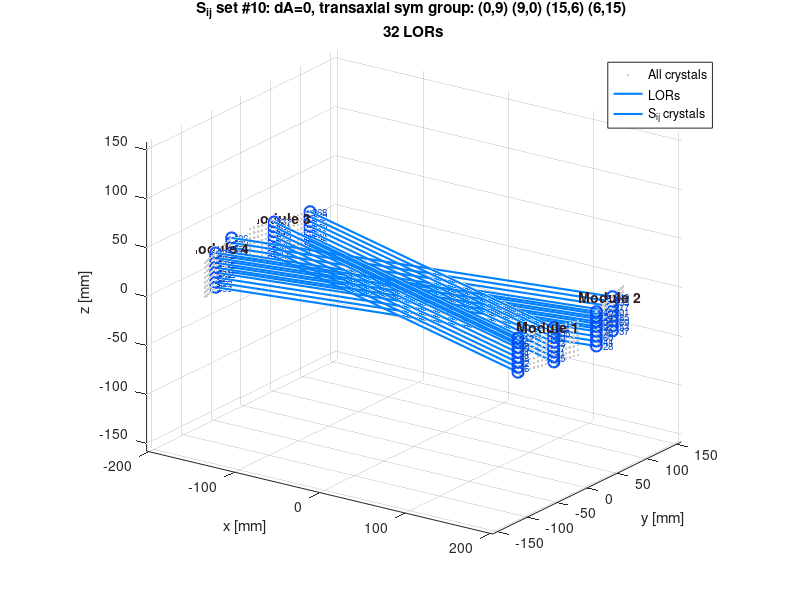

MATLAB code for this plot:
% %function [setOfEquivalentLORs] = createSetOfEquivalentLORs()
% clc; clear;
% 
% % Geometry parameters
% modules = 4;
% axCount = 8;
% transCount = 16;
% crystalsPerModule = axCount * transCount;
% N = modules * crystalsPerModule;
% 
% % Index mapping utility
% toID = @(m,a,t) (m-1)*crystalsPerModule + a*transCount + t;
% mirrorT = @(t) transCount-1-t;
% 
% % --- Compute crystal positions for plotting ---
% R_ring = 200; % mm
% moduleAnglesDeg = [-60, 60, 120, 240];
% pitchT = 5.0; pitchA = 5.0;
% halfT = (transCount-1)/2;
% halfA = (axCount-1)/2;
% pos = zeros(N,3);
% modIdx = zeros(N,1); axIdx = zeros(N,1); trIdx = zeros(N,1);
% for m = 1:modules
%     phi = deg2rad(moduleAnglesDeg(m));
%     cen = [R_ring*cos(phi), R_ring*sin(phi), 0];
%     tHat = [-sin(phi), cos(phi), 0];
%     for a = 0:axCount-1
%         z = (a - halfA) * pitchA;
%         for t = 0:transCount-1
%             xyt = cen + tHat * ((t - halfT)*pitchT);
%             id = toID(m,a,t);
%             pos(id+1,:) = [xyt(1), xyt(2), z];
%             modIdx(id+1) = m;
%             axIdx(id+1) = a;
%             trIdx(id+1) = t;
%         end
%     end
% end
% 
% % --- Build S_ij sets using full 8-LOR symmetry ---
% Sij_cell = {}; Sij_keys = {};
% 
% % --- Build S_ij sets (brute-force left->right pairs, canonicalized) ---
% % Left modules: 1 and 2. Right modules: 3 and 4.
% leftIDs  = find(modIdx==1 | modIdx==2) - 1;   % zero-based
% rightIDs = find(modIdx==3 | modIdx==4) - 1;   % zero-based
% 
% % Map from canonical geometry key -> list of [i j] pairs (zero-based IDs)
% S_map = containers.Map('KeyType','char','ValueType','any');
% 
% for ii = 1:numel(leftIDs)
%     i = leftIDs(ii);
%     ai = axIdx(i+1); ti = trIdx(i+1);
%     for jj = 1:numel(rightIDs)
%         j = rightIDs(jj);
%         aj = axIdx(j+1); tj = trIdx(j+1);
% 
%         % Mirror the right-module trans index to align local frames
%         tj_m = mirrorT(tj);
% 
%         % Relative displacement in the aligned frame (right minus left)
%         dT = tj_m - ti;
%         dA = aj   - ai;
% 
%         % Canonicalize so that (dT,dA) and (-dT,-dA) map to same key:
%         % choose the representation with dA>0, or if dA==0 then dT>=0.
%         if (dA < 0) || (dA == 0 && dT < 0)
%             dT = -dT;
%             dA = -dA;
%         end
% 
%         % Build key (zero-pad for readability / stability)
%         key = sprintf('dT%03d_dA%03d', dT, dA);
% 
%         if ~isKey(S_map, key)
%             S_map(key) = zeros(0,2);  % initialize empty Nx2 array
%         end
%         % Append this left->right pair (keep zero-based IDs as in your code)
%         S_map(key) = [S_map(key); double(i), double(j)];
%     end
% end
% 
% % Convert map -> cell arrays (sorted, unique rows inside each set)
% Sij_keys = S_map.keys;
% Sij_cell = cell(numel(Sij_keys),1);
% for k = 1:numel(Sij_keys)
%     pairs = S_map(Sij_keys{k});
%     pairs = unique(pairs,'rows');        % remove any accidental duplicates
%     pairs = sortrows(pairs, [1 2]);      % consistent ordering
%     Sij_cell{k} = pairs;
% end
% 
% % If you want a variable named Sij_cell_unique (keeps your later code unchanged)
% Sij_cell_unique = Sij_cell;
% 
% 
% %works, but without cross-axial LORs
% for a = 0:axCount-1
%     for tL = 0:transCount-1
%         for tR = 0:transCount-1
%             % Generate the 8 equivalent LORs for this combination
%             combos = [tL, tR; mirrorT(tL), mirrorT(tR); tR, tL; mirrorT(tR), mirrorT(tL)];
%             LORs = [];
%             for k = 1:4
%                 % Generate pairs for module pair 1-3
%                 pair13 = [toID(1,a,combos(k,1)), toID(3,a,combos(k,2))];
%                 % Generate pairs for module pair 2-4
%                 pair24 = [toID(2,a,combos(k,1)), toID(4,a,combos(k,2))];
%                 LORs_13(k,:) = pair13;  % store in array
%                 LORs_24(k,:) = pair24;
%             end
% 
%             % Remove duplicates within each module pair's set only
%             LORs_13 = unique(LORs_13, 'rows');
%             LORs_24 = unique(LORs_24, 'rows');
% 
%             % Concatenate both, no cross-duplication removal (because IDs different)
%             LORs = [LORs_13; LORs_24];
%             %disp(LORs);
%             % Canonical key (for this axial/transaxial combo)
%             key = sprintf('A%d_TL%d_TR%d', a, tL, tR);
%             Sij_cell{end+1} = LORs; %#ok<AGROW>
%             Sij_keys{end+1} = key; %#ok<AGROW>
%         end
%     end
% end
% 
% 
% 
% 
% %disp(Sij_cell{1});
% % --- Preprocess sets: sort and unique each S_ij set's crystal pairs ---
% for s = 1:numel(Sij_cell)
%      pairs = Sij_cell{s};
% %     % Sort pairs by first column ascending, then by second column ascending
%      pairs = sortrows(pairs, [1, 2]);
% %     disp("sizeBEFORE"+size(pairs));
% %     % Remove duplicate rows
% %     pairs = unique(pairs, 'rows');
% %     disp("size"+size(pairs));
% %     %disp(pairs);
% %     % Save back sorted and uniqued pairs
%      Sij_cell{s} = pairs;
% end
% 
% % Convert each cell to a string representation for comparison
% strRepr = cellfun(@(x) mat2str(sortrows(x)), Sij_cell, 'UniformOutput', false);
% 
% % Find unique string representations and their indices
% [uniqueStr, uniqueIdx] = unique(strRepr, 'stable');
% 
% % Get the unique cells based on content
% Sij_cell_unique = Sij_cell(uniqueIdx);
% 
% % Now C_unique is the cell array with duplicate 8x2 double cells removed
% fprintf('Original cells: %d\nUnique cells: %d\n', numel(Sij_cell), numel(Sij_cell_unique));
% 
% 
% 
% 
% % --- Output each equivalence set as one line in TXT ---
% fileID = fopen('/home/kolodziej/software/myMatlabScripts/Sij_sets.txt','w');
% for s = 1:numel(Sij_cell_unique)
%     %fprintf(fileID, '%s\t', Sij_keys{s});
%     fprintf(fileID, '\t');
%     pairs = Sij_cell_unique{s};
%     for p = 1:size(pairs,1)
%         fprintf(fileID, '%d %d\t', pairs(p,1), pairs(p,2));
%     end
%     fprintf(fileID, '\n');
% end
% fclose(fileID);
% disp(['Wrote Sij_sets.txt with ' num2str(numel(Sij_cell)) ' equivalence sets.']);
% 
% 
% 
% % Example: Plot S_ij set with arbitrary index (setIdx)
% setIdx = 649; % Choose the set index to plot
% 
% figure('Color','w'); hold on; grid on;
% title(sprintf('Crystals and S_{ij} set #%d (%d LORs)', setIdx, size(Sij_cell_unique{setIdx},1)));
% 
% % Plot all crystals (gray dots)
% plot3(pos(:,1), pos(:,2), pos(:,3), '.', 'MarkerSize', 8, 'Color', [0.7 0.7 0.7]);
% 
% % Draw all LORs for the current S_ij set
% pairsToPlot = Sij_cell_unique{setIdx};
% for r = 1:size(pairsToPlot, 1)
%     i = pairsToPlot(r,1) + 1; % MATLAB 1-based indexing
%     j = pairsToPlot(r,2) + 1;
%     line([pos(i,1), pos(j,1)], [pos(i,2), pos(j,2)], [pos(i,3), pos(j,3)], ...
%          'LineWidth', 2, 'Color', [0 0.5 1]);
% end
% 
% % Highlight and label only crystals involved in these LORs (blue circles)
% shownIDs = unique(pairsToPlot(:)) + 1;
% plot3(pos(shownIDs,1), pos(shownIDs,2), pos(shownIDs,3), 'o', 'MarkerSize', 10, 'LineWidth', 2, 'Color', [0 0.3 1]);
% for idx = reshape(shownIDs, 1, [])
%     text(pos(idx,1), pos(idx,2), pos(idx,3), sprintf(' %d', idx-1), ...
%          'FontSize', 7, 'Color', [0 0.28 0.8]);
% end
% 
% xlabel('x [mm]'); ylabel('y [mm]'); zlabel('z [mm]');
% axis equal; view(35,20); grid on;
% legend({'All crystals','S_{ij} set LORs','S_{ij} crystals'}, 'Location','best');
% hold off;
% 
% 
% % % --- Build lookup table of LOR equivalence sets ---
% % Assume cellArray is 1x576, each cell contains [Nx,2] double (variable Nx)
% 
% pairs_list = []; % Will collect: [firstElement, secondElement, cellIndex]
% 
% for cellidx = 1:numel(Sij_cell_unique)
%     pairs = Sij_cell_unique{cellidx}; % [Nx,2]
%     numPairs = size(pairs,1);
%     % Create [firstElement, secondElement, cellIndex] rows
%     if numPairs > 0
%         % Append [pair(:,1), pair(:,2), repmat(cellidx,numPairs,1)]
%         pairs_list = [pairs_list; [pairs, repmat(cellidx, numPairs, 1)]];
%     end
% end
% 
% for s = 1:numel(pairs_list)
%      tmp_pairs = pairs_list;
%      tmp_pairs = sortrows(tmp_pairs, [1, 2]);
%      pairs_list = tmp_pairs;
% end

clc; clear;

%% Geometry parameters
modules = 4;
axCount = 8;
transCount = 16;
crystalsPerModule = axCount * transCount; % 128
N = modules * crystalsPerModule;          % 512

% Index mapping utilities
toID = @(m,a,t) (m-1)*crystalsPerModule + a*transCount + t;
mirrorT = @(t) transCount-1-t;

%% Compute crystal positions (for plotting)
R_ring = 200; % mm
%moduleAnglesDeg = [-60, 60, 120, 240];
moduleAnglesDeg = [-15, +15, 165, 195];
pitchT = 5.0; pitchA = 5.0;
halfT = (transCount-1)/2;
halfA = (axCount-1)/2;
pos = zeros(N,3);
modIdx = zeros(N,1); axIdx = zeros(N,1); trIdx = zeros(N,1);

for m = 1:modules
    phi = deg2rad(moduleAnglesDeg(m));
    cen = [R_ring*cos(phi), R_ring*sin(phi), 0];
    tHat = [-sin(phi), cos(phi), 0]; % tangent direction
    for a = 0:axCount-1
        z = (a - halfA) * pitchA;
        for t = 0:transCount-1
            xyt = cen + tHat * ((t - halfT)*pitchT);
            id = toID(m,a,t);
            pos(id+1,:) = [xyt(1), xyt(2), z];
            modIdx(id+1) = m;
            axIdx(id+1) = a;
            trIdx(id+1) = t;
        end
    end
end

%% Build S_ij sets (brute force, canonicalized geometry)
% Left modules: 1 and 2. Right modules: 3 and 4.
% leftIDs  = find(modIdx==1 | modIdx==2) - 1;   % zero-based
% rightIDs = find(modIdx==3 | modIdx==4) - 1;   % zero-based
% Opposing module pairs only: 1↔3 and 2↔4
pairsOfModules = [1 3; 2 4];

S_map = containers.Map('KeyType','char','ValueType','any');
n = transCount; % number of transaxial crystals

for pp = 1:size(pairsOfModules,1)
    mL = pairsOfModules(pp,1);
    mR = pairsOfModules(pp,2);

    for aL = 0:axCount-1
        for aR = 0:axCount-1
            dA = abs(aR - aL); % absolute axial difference

            for tL = 0:transCount-1
                for tR = 0:transCount-1
                    % Build the 4 symmetry-related transaxial pairs
                    combos = [ tL,      tR;
                               tR,      tL;
                               (n-1-tL),(n-1-tR);
                               (n-1-tR),(n-1-tL) ];

                    for k = 1:size(combos,1)
                        tLi = combos(k,1);
                        tRi = combos(k,2);

                        % Canonicalize transaxial pair (order-independent)
                        tmin = min(tLi, tRi);
                        tmax = max(tLi, tRi);

                        % Build IDs
                        idL = toID(mL, aL, tLi);
                        idR = toID(mR, aR, tRi);

                        % Geometry key: |dA| plus canonicalized transaxial pair
                        key = sprintf('dA%02d_T%02d_%02d', dA, tmin, tmax);

                        if ~isKey(S_map,key)
                            S_map(key) = zeros(0,2);
                        end
                        S_map(key) = [S_map(key); idL, idR];
                    end
                end
            end
        end
    end
end

% Convert map -> cell arrays
Sij_keys = S_map.keys;
Sij_cell = cell(numel(Sij_keys),1);
for k = 1:numel(Sij_keys)
    pairs = unique(S_map(Sij_keys{k}),'rows');
    Sij_cell{k} = sortrows(pairs,[1 2]);
end
Sij_cell_unique = Sij_cell;

%juz spoko
% % Map from geometry key -> list of [i j] pairs
% S_map = containers.Map('KeyType','char','ValueType','any');
% 
% for pp = 1:size(pairsOfModules,1)
%     mL = pairsOfModules(pp,1);
%     mR = pairsOfModules(pp,2);
% 
%     for aL = 0:axCount-1
%         for aR = 0:axCount-1
%             dA = abs(aR - aL); % absolute axial difference
% 
%             for tL = 0:transCount-1
%                 for tR = 0:transCount-1
%                     % generate equivalent transaxial combos
%                     combos = [tL, tR;
%                               mirrorT(tL), mirrorT(tR);
%                               tR, tL;
%                               mirrorT(tR), mirrorT(tL)];
% 
%                     for k = 1:size(combos,1)
%                         tLi = combos(k,1);
%                         tRi = combos(k,2);
% 
%                         % Canonicalize transaxial pair (order-independent)
%                         tmin = min(tLi, tRi);
%                         tmax = max(tLi, tRi);
% 
%                         % Build IDs
%                         idL = toID(mL, aL, tLi);
%                         idR = toID(mR, aR, tRi);
% 
%                         % Geometry key: axial offset + unordered transaxial pair
%                         key = sprintf('dA%02d_T%02d_%02d', dA, tmin, tmax);
% 
%                         if ~isKey(S_map,key)
%                             S_map(key) = zeros(0,2);
%                         end
%                         S_map(key) = [S_map(key); idL, idR];
%                     end
%                 end
%             end
%         end
%     end
% end
% 
% % Convert to cell array
% Sij_keys = S_map.keys;
% Sij_cell = cell(numel(Sij_keys),1);
% for k = 1:numel(Sij_keys)
%     pairs = unique(S_map(Sij_keys{k}),'rows');
%     Sij_cell{k} = sortrows(pairs,[1 2]);
% end
% Sij_cell_unique = Sij_cell;

% %axials are merged into one set, but also transaxials which is bad
% for pp = 1:size(pairsOfModules,1)
%     mL = pairsOfModules(pp,1);
%     mR = pairsOfModules(pp,2);
% 
%     leftIDs  = find(modIdx==mL) - 1;   % IDs in module mL
%     rightIDs = find(modIdx==mR) - 1;   % IDs in module mR
% 
% 
%     for ii = 1:numel(leftIDs)
%         i = leftIDs(ii);
%         ai = axIdx(i+1); ti = trIdx(i+1);
%         for jj = 1:numel(rightIDs)
%             j = rightIDs(jj);
%             aj = axIdx(j+1); tj = trIdx(j+1);
% 
%             % Mirror right-module trans index to align local frames
%             tj_m = mirrorT(tj); %ok, chyba wynika z tego ze jest na kole
% 
%             % Relative displacement in aligned frame
%             dT = tj_m - ti;
%             dA = aj   - ai;
% 
%             % Canonicalize
%             if (dA < 0) || (dA == 0 && dT < 0)
%                 dT = -dT;
%                 dA = -dA;
%             end
% 
%             key = sprintf('dT%03d_dA%03d', dT, dA);
% 
%             if ~isKey(S_map,key)
%                 S_map(key) = zeros(0,2);
%             end
%             disp(key)
%             S_map(key) = [S_map(key); double(i), double(j)];
%         end
%     end
% end

% %works, but without cross-axial LORs
% for a = 0:axCount-1
%     for tL = 0:transCount-1
%         for tR = 0:transCount-1
%             % Generate the 8 equivalent LORs for this combination
%             combos = [tL, tR; mirrorT(tL), mirrorT(tR); tR, tL; mirrorT(tR), mirrorT(tL)];
%             LORs = [];
%             for k = 1:4
%                 % Generate pairs for module pair 1-3
%                 pair13 = [toID(1,a,combos(k,1)), toID(3,a,combos(k,2))];
%                 % Generate pairs for module pair 2-4
%                 pair24 = [toID(2,a,combos(k,1)), toID(4,a,combos(k,2))];
%                 LORs_13(k,:) = pair13;  % store in array
%                 LORs_24(k,:) = pair24;
%             end
% 
%             % Remove duplicates within each module pair's set only
%             LORs_13 = unique(LORs_13, 'rows');
%             LORs_24 = unique(LORs_24, 'rows');
% 
%             % Concatenate both, no cross-duplication removal (because IDs different)
%             LORs = [LORs_13; LORs_24];
%             %disp(LORs);
%             % Canonical key (for this axial/transaxial combo)
%             key = sprintf('A%d_TL%d_TR%d', a, tL, tR);
%             Sij_cell{end+1} = LORs; %#ok<AGROW>
%             Sij_keys{end+1} = key; %#ok<AGROW>
%         end
%     end
% end


% Convert map -> cell arrays
Sij_keys = S_map.keys;
Sij_cell = cell(numel(Sij_keys),1);
for k = 1:numel(Sij_keys)
    pairs = S_map(Sij_keys{k});
    pairs = unique(pairs,'rows');
    pairs = sortrows(pairs,[1 2]);
    Sij_cell{k} = pairs;
end

Sij_cell_unique = Sij_cell; % final set of equivalence classes

fprintf('Total unique S_ij sets: %d\n', numel(Sij_cell_unique));

%% Output each set as one line in TXT
% outFile = 'Sij_sets.txt';
% fileID = fopen(outFile,'w');
% for s = 1:numel(Sij_cell_unique)
%     pairs = Sij_cell_unique{s};
%     fprintf(fileID,'\t');
%     for p = 1:size(pairs,1)
%         fprintf(fileID,'%d %d\t',pairs(p,1),pairs(p,2));
%     end
%     fprintf(fileID,'\n');
% end
% fclose(fileID);
% disp(['Wrote ', outFile]);

outFile = 'Sij_sets.txt';
fileID = fopen(outFile,'w');
for s = 1:numel(Sij_cell_unique)
    pairs = Sij_cell_unique{s};
    key   = Sij_keys{s};
    fprintf(fileID,'%s\t', key); % print geometry key first
    for p = 1:size(pairs,1)
        fprintf(fileID,'%d %d\t', pairs(p,1), pairs(p,2));
    end
    fprintf(fileID,'\n');
end
fclose(fileID);
disp(['Wrote ', outFile]);




%% Visualization: pick a set and plot
setIdx    = 10; % choose which set to visualize
pairsToPlot = Sij_cell_unique{setIdx};
geomKey     = Sij_keys{setIdx};

% --- Extract info from key ---
tokens = regexp(geomKey,'dA(\d+)_T(\d+)_(\d+)','tokens','once');
dA_val  = str2double(tokens{1});
t1      = str2double(tokens{2});
t2      = str2double(tokens{3});
n       = transCount;

% Build the 4 symmetry-related transaxial pairs
symPairs = [ t1,      t2;
             t2,      t1;
             (n-1-t1),(n-1-t2);
             (n-1-t2),(n-1-t1) ];

symPairsStr = sprintf('(%d,%d) ', symPairs');

figure('Color','w'); hold on; grid on;
title(sprintf('S_{ij} set #%d: dA=%d, transaxial sym group: %s\n%d LORs', ...
    setIdx, dA_val, symPairsStr, size(pairsToPlot,1)));

% Plot all crystals (light gray)
plot3(pos(:,1), pos(:,2), pos(:,3), '.', 'Color', [0.8 0.8 0.8]);

% Draw LORs for current set (blue lines)
for r = 1:size(pairsToPlot,1)
    i = pairsToPlot(r,1)+1; j = pairsToPlot(r,2)+1;
    line([pos(i,1), pos(j,1)], [pos(i,2), pos(j,2)], [pos(i,3), pos(j,3)], ...
         'LineWidth', 1.5, 'Color', [0 0.5 1]);
end

% Highlight & label crystals in this set
shownIDs = unique(pairsToPlot(:)) + 1;
plot3(pos(shownIDs,1), pos(shownIDs,2), pos(shownIDs,3), ...
    'o','MarkerSize',8,'LineWidth',1.5,'Color',[0 0.3 1]);
for idx = reshape(shownIDs,1,[])
    text(pos(idx,1), pos(idx,2), pos(idx,3), sprintf(' %d', idx-1), ...
        'FontSize',7,'Color',[0 0.28 0.8]);
end

% --- Add module labels ---
for m = 1:modules
    phi = deg2rad(moduleAnglesDeg(m));
    cen = [R_ring*cos(phi), R_ring*sin(phi), 0];
    text(cen(1), cen(2), cen(3)+20, sprintf('Module %d', m), ...
        'FontSize', 10, 'FontWeight', 'bold', 'Color', [0.2 0.1 0.1], ...
        'HorizontalAlignment','center');
end

xlabel('x [mm]'); ylabel('y [mm]'); zlabel('z [mm]');
axis equal; view(35,20); grid on;
legend({'All crystals','LORs','S_{ij} crystals'},'Location','best');
hold off;